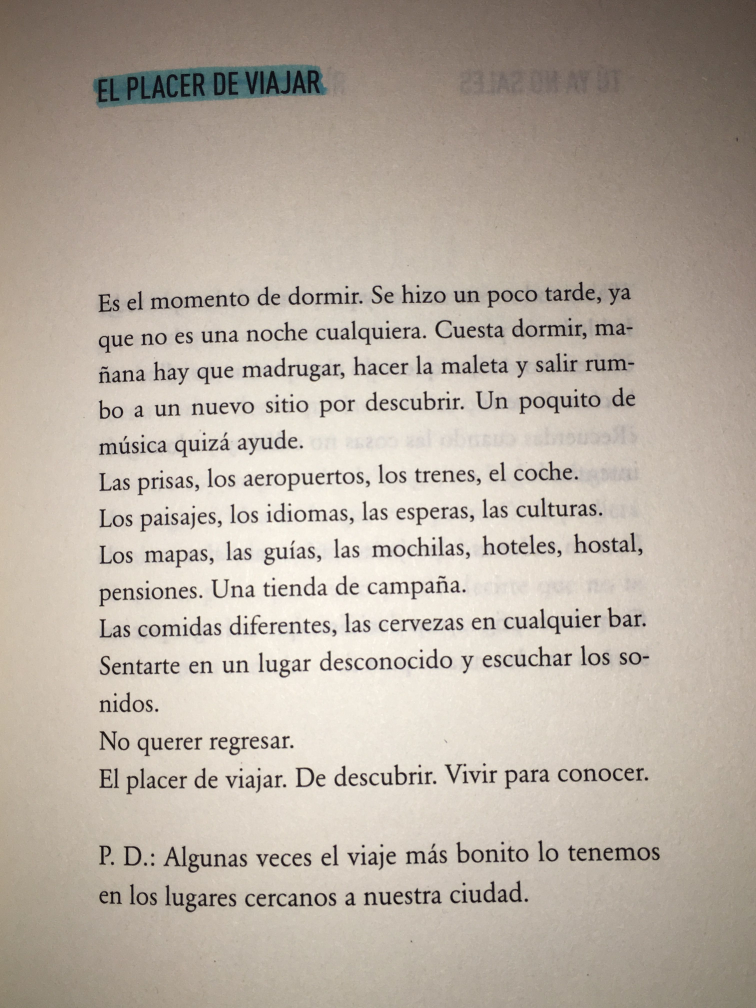
#> input picture img/teste04.jpg, 3024 x 4032 px, found by its file name (shown at 1/4 size)
$ python morfo_operations.py
#> lines starting #> are read from the running program, lines starting #| are printed output that depends on the picture; after the words box and inside, x2 and y2 are one past the last pixel; in counts of white or black regions, pixels touching at a corner belong together
### PreProcessing/ocr_module.py
from pathlib import Path
import cv2
import numpy as np


def view_image(img):
    cv2.imshow("sample", img)
    cv2.waitKey(2000)


def filepath(list):
    temp = Path.home()
    for i in list:
        temp = Path(temp, i)
    return str(temp)


def read_image(path):
    return cv2.imread(path)
#> returned value is the input picture: shape (4032, 3024, 3); mean B, G, R 162.7, 174.2, 184.5


def gray_escale(img):
    print("Escala de cinza")
    return cv2.cvtColor(img, cv2.COLOR_BGR2GRAY)
#> returned value: shape (4032, 3024)


def medium_blur(img):
    return cv2.blur(img, (5, 5))


def gaussian_blur(img):
    return cv2.GaussianBlur(img, (5, 5), 0)


def median_blur(img):
    return cv2.medianBlur(img, 3)


def bilateral_blur(img):
    return cv2.bilateralFilter(img, 15, 55, 45)


def color_invert(img):
    print("Inversão de cores")
    return 255 - img


def redimension(img, w, h):
    print("Redimensionamento de imagem")
    return cv2.resize(img, (w, h))


# [12 lines left out: functions min_redimension, max_redimension, not called in this run]


def simple_thresholding(img, thresh):
    print("limiarização simples")
    return cv2.threshold(img, thresh, 255, cv2.THRESH_BINARY)


def otsu_thresholding(img):
    print("limiarização simples com otsu")
    return cv2.threshold(img, 0, 255, cv2.THRESH_BINARY | cv2.THRESH_OTSU)


def adapt_thresholding(img):
    print("limiarização adaptativa")
    return cv2.adaptiveThreshold(
        img, 255, cv2.ADAPTIVE_THRESH_MEAN_C, cv2.THRESH_BINARY, 11, 9
    )
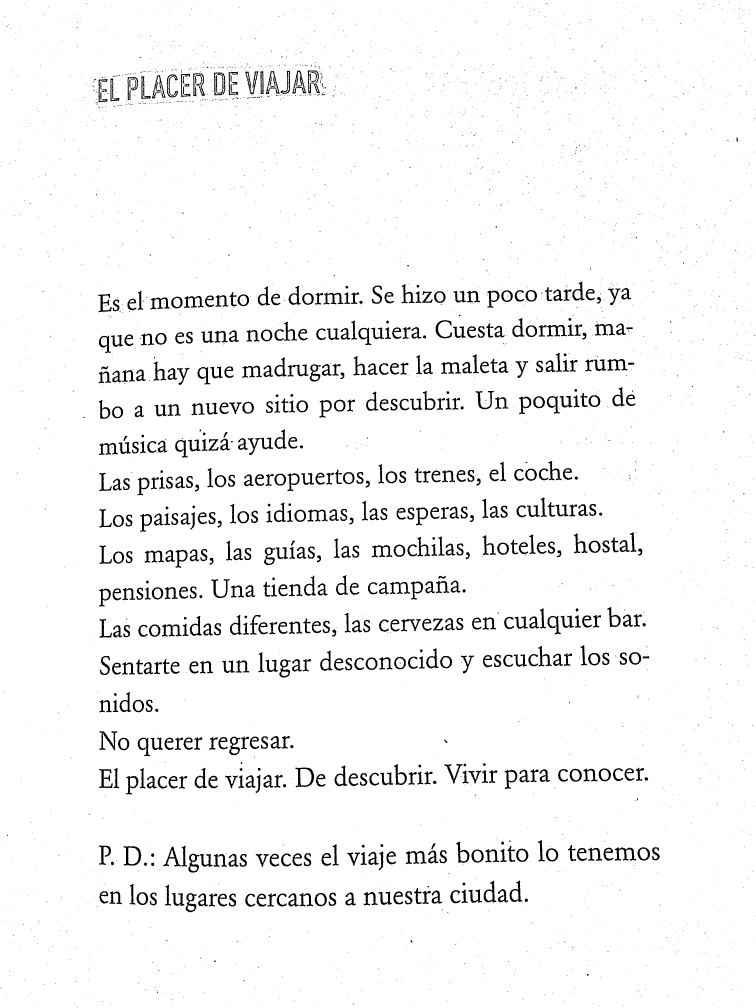
#> returned value: shape (4032, 3024) (shown at 1/4 size); 95.9% white; 5177 black regions (4491 under 20 px), largest, box (x1, y1, x2, y2) and area: (1182, 3070, 1256, 3149) 1885, (494, 3384, 565, 3462) 1836, (2459, 3388, 2545, 3443) 1753
#> in color_invert, `return 255 - img`:
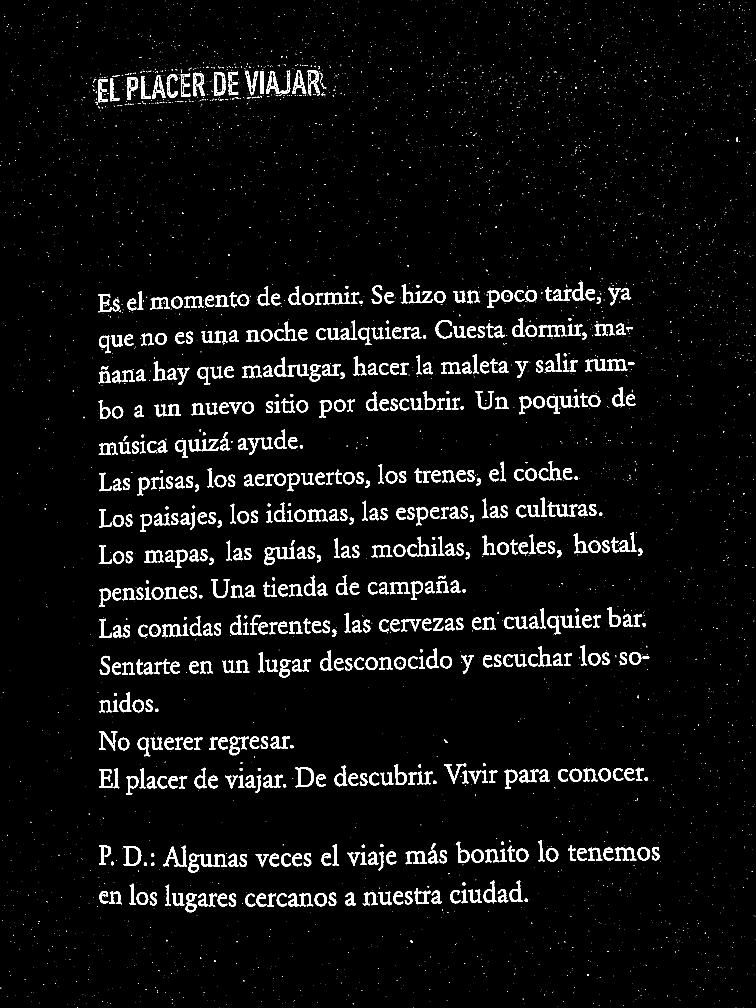
#> returned value: shape (4032, 3024) (shown at 1/4 size); 4.1% white; 5177 white regions (4491 under 20 px), largest, box (x1, y1, x2, y2) and area: (1182, 3070, 1256, 3149) 1885, (494, 3384, 565, 3462) 1836, (2459, 3388, 2545, 3443) 1753


# [5 lines left out: function gauss_thresholding, not called in this run]


def erosao(img):
    print("Erosão")
    return cv2.erode(img, np.ones((2, 2), np.uint8))
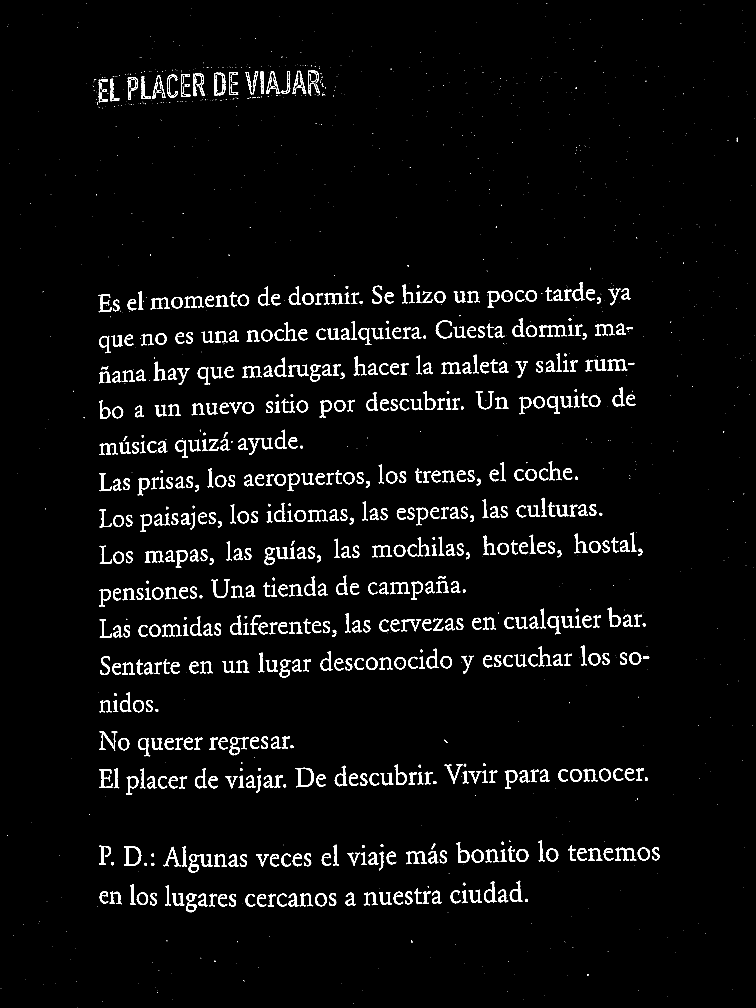
#> returned value: shape (4032, 3024) (shown at 1/4 size); 3.2% white; 1522 white regions (845 under 20 px), largest, box (x1, y1, x2, y2) and area: (1183, 3071, 1256, 3149) 1584, (496, 3385, 565, 3462) 1551, (2461, 3390, 2545, 3443) 1426


def dilatacao(img):
    print("Dilatação")
    return cv2.dilate(img, np.ones((3, 3), np.uint8))
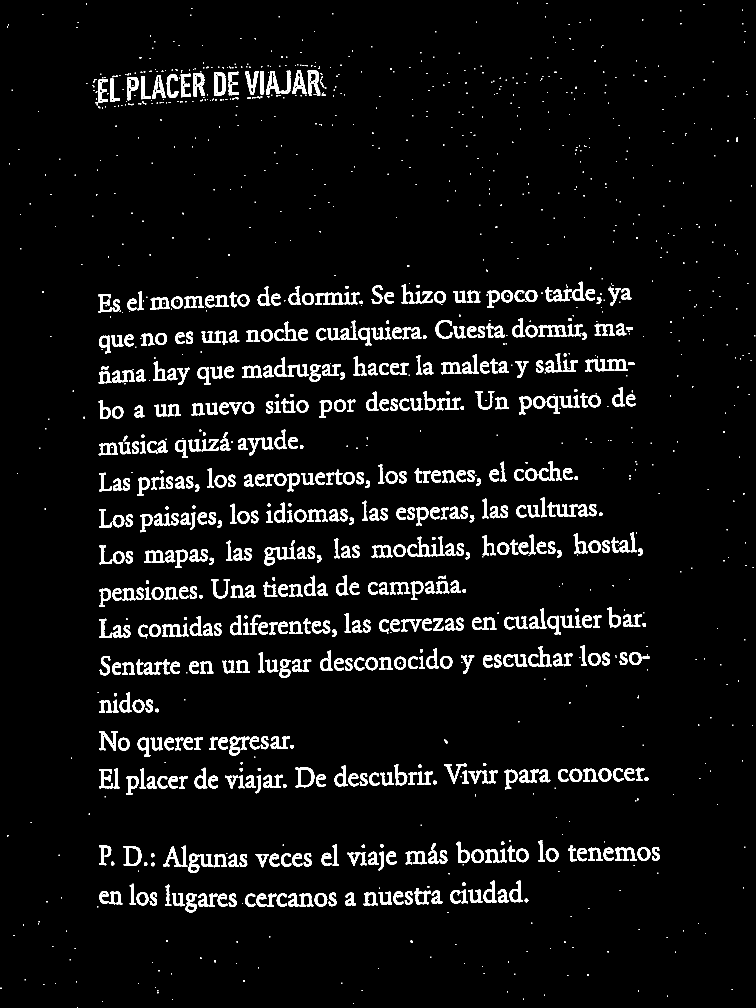
#> returned value: shape (4032, 3024) (shown at 1/4 size); 4.8% white; 1451 white regions (713 under 20 px), largest, box (x1, y1, x2, y2) and area: (1182, 3070, 1257, 3150) 2170, (856, 290, 902, 383) 2124, (495, 3384, 566, 3463) 2109

### PreProcessing/morfo_operations.py
import ocr_module as mod


list = "Projetos-Python", "OCR", "img", "teste04.jpg"
path_img = mod.filepath(list)
print(path_img)

img = mod.read_image(path_img)
mod.view_image(img)

gray = mod.gray_escale(img)

i_tresh = mod.adapt_thresholding(gray)
mod.view_image(i_tresh)

invert = mod.color_invert(i_tresh)
mod.view_image(invert)

# Erosão, dilatação, abertura e fechamento
# Abertura
i_erode = mod.erosao(invert)
mod.view_image(i_erode)
i_dilate = mod.dilatacao(i_erode)
mod.view_image(i_dilate)
#> (the run stopped early here; a loop or call above may not have finished)

$ run again, with img/teste05.jpg copied over img/teste04.jpg
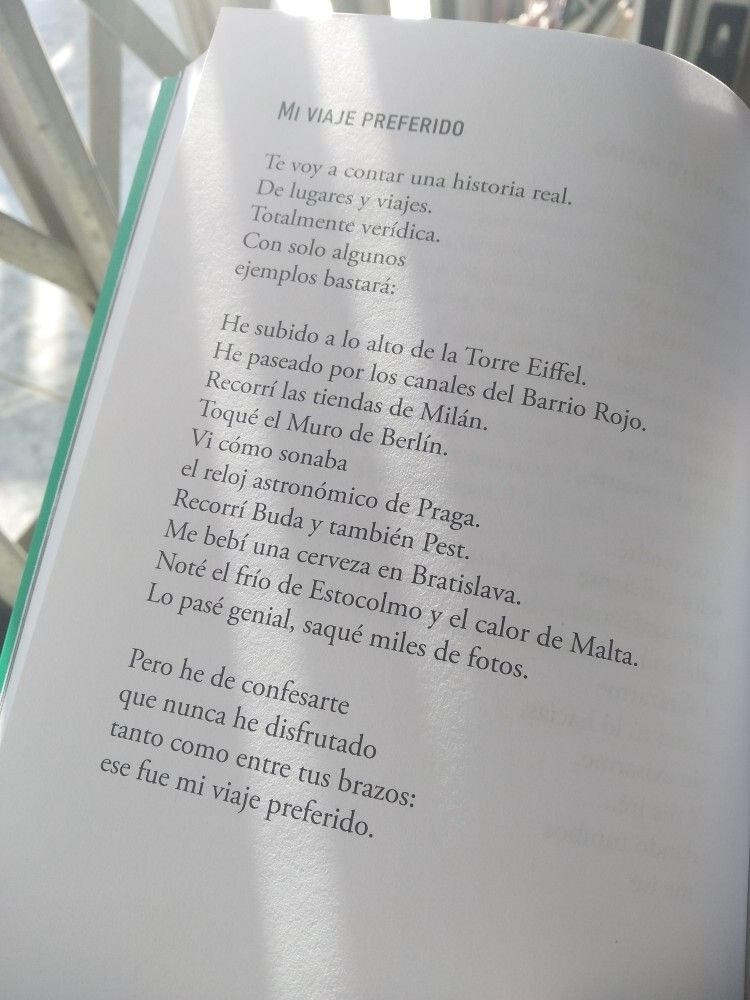
#> input picture img/teste05.jpg, 750 x 1000 px, found by its file name
#> in read_image, returned value is the input picture: shape (1000, 750, 3); mean B, G, R 172.3, 172.8, 172.2
#> in adapt_thresholding, `return cv2.adaptiveThreshold( img, 255, cv2.ADAPTIVE_THRESH_MEAN_C, cv..`:
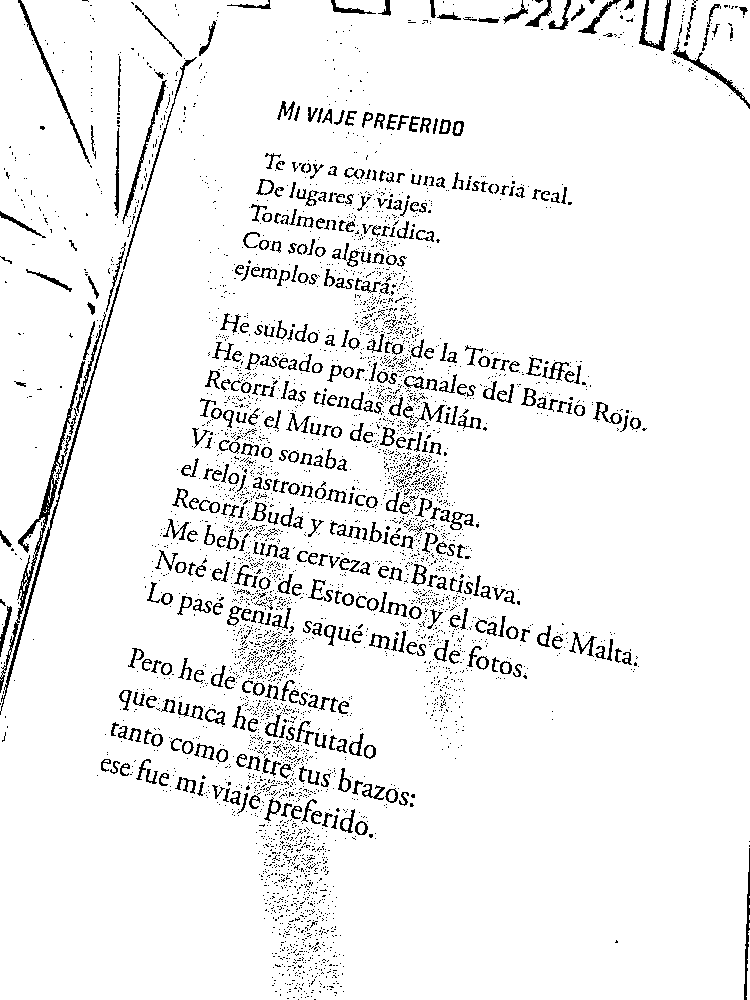
#> returned value: shape (1000, 750); 94% white; black in thin lines or dots
#> in dilatacao, `return cv2.dilate(img, np.ones((3, 3), np.uint8))`:
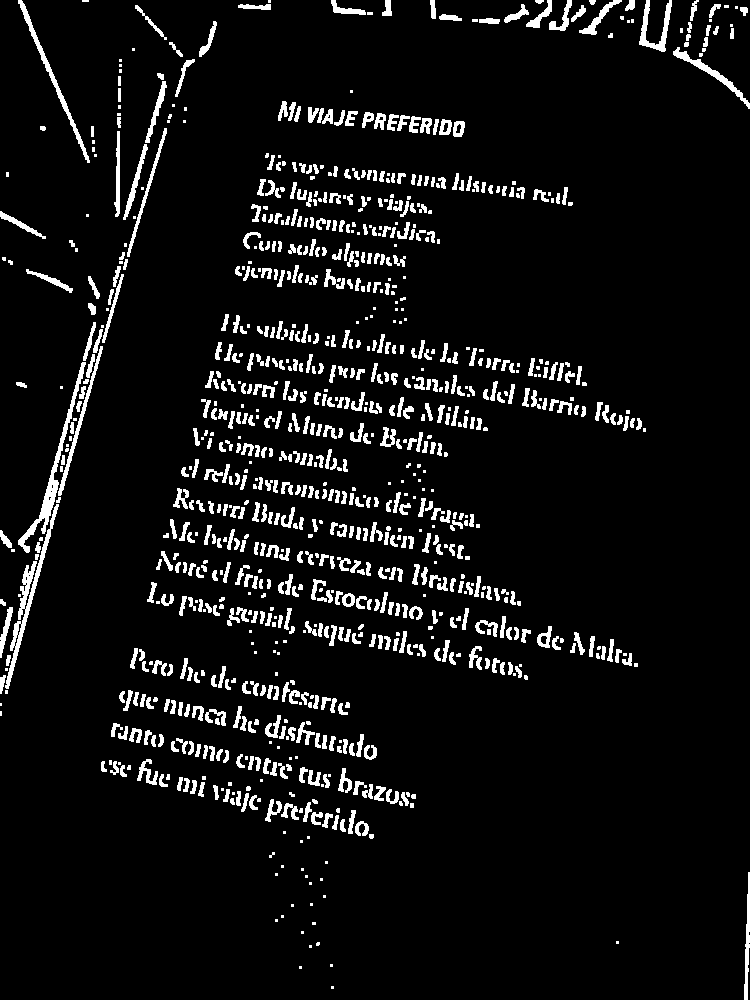
#> returned value: shape (1000, 750); 6.8% white; 983 white regions (302 under 20 px), largest, box (x1, y1, x2, y2) and area: (5, 504, 59, 689) 1312, (18, 362, 86, 553) 1233, (18, 0, 90, 163) 790
